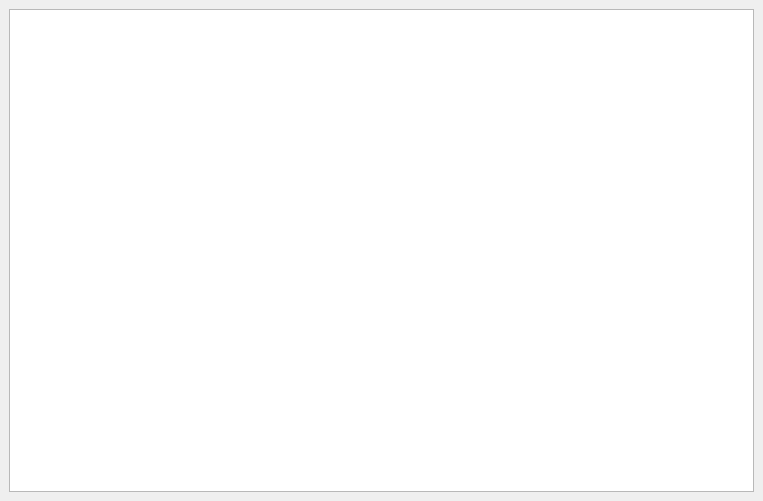
<?xml version="1.0" encoding="UTF-8"?>
<ui version="4.0">
 <class>MainWindow</class>
 <widget class="QMainWindow" name="MainWindow">
  <property name="geometry">
   <rect>
    <x>0</x>
    <y>0</y>
    <width>763</width>
    <height>501</height>
   </rect>
  </property>
  <property name="windowTitle">
   <string>MainWindow</string>
  </property>
  <widget class="QWidget" name="centralwidget">
   <layout class="QVBoxLayout" name="verticalLayout">
    <item>
     <widget class="QTextEdit" name="textEdit"/>
    </item>
   </layout>
  </widget>
 </widget>
 <resources/>
 <connections/>
</ui>
